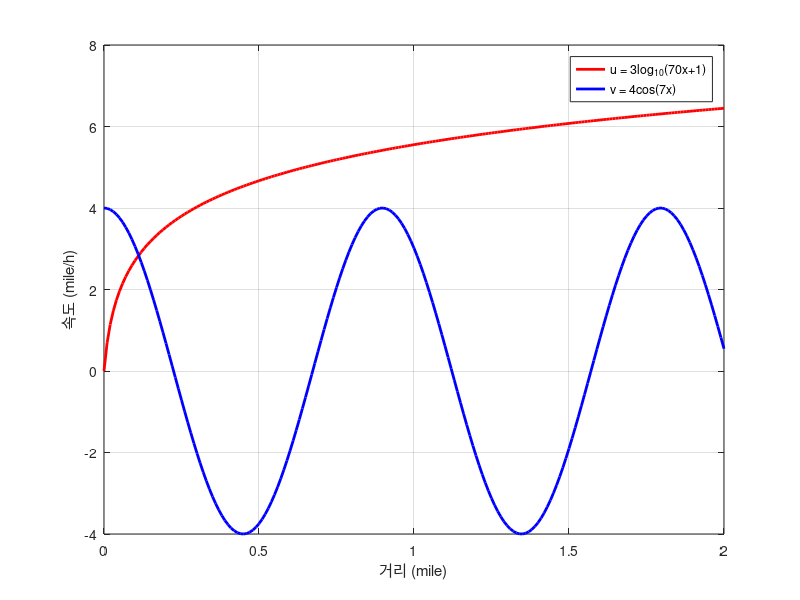

Recreate this plot in MATLAB.


x=0:0.01:2;

u=3*log10(70*x+1);


v=4*cos(7*x);

plot(x, u, 'r', 'LineWidth', 2)
hold on
plot(x, v, 'b', 'LineWidth', 2)


xlabel('거리 (mile)')
ylabel('속도 (mile/h)')
legend('u = 3log_{10}(70x+1)', 'v = 4cos(7x)')

grid on
